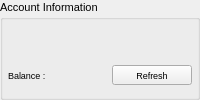
       <widget class="QGroupBox" name="accountInfoGroupBox">
        <property name="font">
         <font>
          <family>Ubuntu</family>
          <pointsize>8</pointsize>
         </font>
        </property>
        <property name="styleSheet">
         <string notr="true">QGroupBox#accountInfoGroupBox {
     border: 1px solid gray;
     margin-top: 0.5em;
}
QGroupBox#accountInfoGroupBox::title { 
     subcontrol-origin: margin;
     left: 10px;
     padding: 0 3px 0 3px;
 }</string>
        </property>
        <property name="title">
         <string>Account Information</string>
        </property>
        <layout class="QVBoxLayout" name="verticalLayout_12" stretch="1,1">
         <property name="spacing">
          <number>4</number>
         </property>
         <property name="leftMargin">
          <number>5</number>
         </property>
         <property name="topMargin">
          <number>6</number>
         </property>
         <property name="rightMargin">
          <number>5</number>
         </property>
         <property name="bottomMargin">
          <number>3</number>
         </property>
         <item>
          <layout class="QHBoxLayout" name="horizontalLayout_6">
           <property name="leftMargin">
            <number>0</number>
           </property>
           <property name="bottomMargin">
            <number>0</number>
           </property>
           <item>
            <widget class="QLabel" name="loginStatusLabel">
             <property name="minimumSize">
              <size>
               <width>0</width>
               <height>20</height>
              </size>
             </property>
             <property name="maximumSize">
              <size>
               <width>16777215</width>
               <height>20</height>
              </size>
             </property>
             <property name="font">
              <font>
               <family>Ubuntu</family>
               <pointsize>8</pointsize>
               <weight>75</weight>
               <bold>true</bold>
              </font>
             </property>
             <property name="text">
              <string/>
             </property>
             <property name="alignment">
              <set>Qt::AlignCenter</set>
             </property>
            </widget>
           </item>
          </layout>
         </item>
         <item>
          <layout class="QHBoxLayout" name="horizontalLayout_2" stretch="1,2,1">
           <item>
            <widget class="QLabel" name="staticBalanceLabel">
             <property name="minimumSize">
              <size>
               <width>0</width>
               <height>20</height>
              </size>
             </property>
             <property name="maximumSize">
              <size>
               <width>16777215</width>
               <height>20</height>
              </size>
             </property>
             <property name="font">
              <font>
               <family>Ubuntu</family>
               <pointsize>7</pointsize>
              </font>
             </property>
             <property name="text">
              <string>Balance : </string>
             </property>
             <property name="alignment">
              <set>Qt::AlignCenter</set>
             </property>
            </widget>
           </item>
           <item>
            <widget class="QLabel" name="lblAccountBalance">
             <property name="minimumSize">
              <size>
               <width>0</width>
               <height>20</height>
              </size>
             </property>
             <property name="maximumSize">
              <size>
               <width>16777215</width>
               <height>20</height>
              </size>
             </property>
             <property name="font">
              <font>
               <family>Ubuntu</family>
               <pointsize>8</pointsize>
               <weight>75</weight>
               <bold>true</bold>
              </font>
             </property>
             <property name="text">
              <string/>
             </property>
             <property name="alignment">
              <set>Qt::AlignCenter</set>
             </property>
            </widget>
           </item>
           <item>
            <widget class="QPushButton" name="btnRefreshBalance">
             <property name="minimumSize">
              <size>
               <width>0</width>
               <height>20</height>
              </size>
             </property>
             <property name="maximumSize">
              <size>
               <width>16777215</width>
               <height>20</height>
              </size>
             </property>
             <property name="font">
              <font>
               <family>Ubuntu</family>
               <pointsize>7</pointsize>
              </font>
             </property>
             <property name="text">
              <string>Refresh</string>
             </property>
            </widget>
           </item>
          </layout>
         </item>
        </layout>
       </widget>
